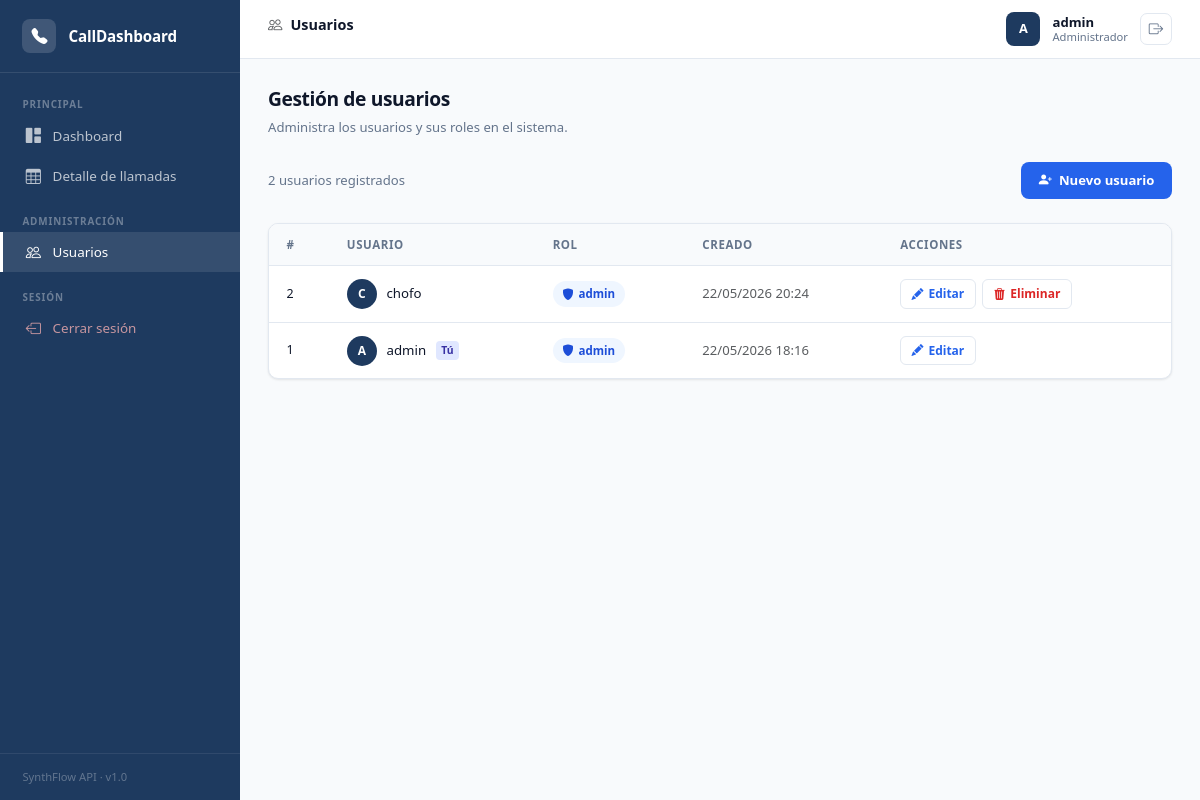
The app's page /index.php/user (signed in) with its own data.
### tables this page shows
CREATE TABLE `users` (
  `id` int(10) unsigned NOT NULL AUTO_INCREMENT,
  `username` varchar(80) NOT NULL,
  `password_hash` varchar(255) NOT NULL,
  `role_id` int(10) unsigned NOT NULL DEFAULT 1,
  `created_at` timestamp NULL DEFAULT current_timestamp(),
  PRIMARY KEY (`id`),
  UNIQUE KEY `username` (`username`),
  KEY `fk_users_role` (`role_id`),
  CONSTRAINT `fk_users_role` FOREIGN KEY (`role_id`) REFERENCES `roles` (`id`)
);

CREATE TABLE IF NOT EXISTS roles (
    id        INT UNSIGNED    AUTO_INCREMENT PRIMARY KEY,
    role_name VARCHAR(50)     NOT NULL UNIQUE
);

### app/controllers/UserController.php (called while the page is built, shortened)
<?php
class UserController extends Controller {
    public function index(): void {
        $flash = $_SESSION['flash'] ?? null;
        $this->view('users', [
            'pageTitle' => 'Usuarios — CallDashboard',
            'username'  => $_SESSION['username'] ?? 'Usuario',
            'role_id'   => $_SESSION['role_id']  ?? 2,
            'users'     => (new User())->getAll(),
            'roles'     => (new Role())->getAll(),
            'flash'     => $flash,
        ]);
    }
}

### index.php (called while the page is built, shortened)
<?php
function route(string $controller, string $method = 'index', array $params = []): string {
    $url = BASE_URL . '/index.php/' . strtolower($controller);
    if ($method !== 'index') $url .= '/' . $method;
    return $url;
}
$pathInfo = trim($_SERVER['PATH_INFO'] ?? '', '/');
if ($pathInfo !== '') {
    $parts          = explode('/', $pathInfo);
    $methodName     = preg_replace('/[^a-zA-Z0-9_]/', '', $parts[1] ?? 'index') ?: 'index';
} else {
    $controllerName = ucfirst(preg_replace('/[^a-zA-Z0-9_]/', '', $_GET['c'] ?? 'auth')) . 'Controller';
    $methodName     = preg_replace('/[^a-zA-Z0-9_]/', '', $_GET['m'] ?? 'index') ?: 'index';
}
$controller = new $controllerName();
$controller->$methodName();

### app/models/User.php (called while the page is built, shortened)
<?php
class User extends Model {
    public function getAll(): array {
        return $this->db->query(
            'SELECT u.id, u.username, u.role_id, r.role_name, u.created_at
             FROM users u
             JOIN roles r ON r.id = u.role_id
             ORDER BY u.created_at DESC'
        );
    }
}

### app/views/users.php (the view, shortened to what this page needs)
<?php
$bodyClass = 'dashboard-page';
$users  = $users  ?? [];
include __DIR__ . '/layout/header.php';
?>
<div class="dashboard-wrapper">
    <aside class="sidebar">
        <div class="sidebar-brand">
            <div class="brand-icon"><i class="bi bi-telephone-fill"></i></div>
            <span>CallDashboard</span>
        </div>
        <nav class="sidebar-nav">
            <div class="nav-section-label">Principal</div>
            <a href="<?= route('dashboard') ?>" class="nav-link">
                <i class="bi bi-grid-1x2-fill"></i>
                <span>Dashboard</span>
            </a>
            <a href="<?= route('dashboard', 'calls') ?>" class="nav-link">
                <i class="bi bi-table"></i>
                <span>Detalle de llamadas</span>
            </a>
            <div class="nav-section-label mt-2">Administración</div>
            <a href="<?= route('user') ?>" class="nav-link active">
                <i class="bi bi-people"></i>
                <span>Usuarios</span>
            </a>
            <div class="nav-section-label mt-2">Sesión</div>
            <a href="<?= route('auth', 'logout') ?>" class="nav-link nav-link-danger">
                <i class="bi bi-box-arrow-left"></i>
                <span>Cerrar sesión</span>
            </a>
        </nav>
        <div class="sidebar-footer">
            SynthFlow API · v1.0
        </div>
    </aside>
    <div class="main-content">
        <header class="top-navbar">
            <h5 class="page-title">
                <i class="bi bi-people me-2 text-muted" style="font-size:.9rem;"></i>
                Usuarios
            </h5>
            <div class="user-menu">
                <div class="user-avatar">
                    <?= strtoupper(substr(htmlspecialchars($username ?? 'U'), 0, 1)) ?>
                </div>
                <div class="user-info">
                    <div class="user-name"><?= htmlspecialchars($username ?? 'Usuario') ?></div>
                    <div class="user-role">Administrador</div>
                </div>
                <a href="<?= route('auth', 'logout') ?>" class="btn-icon-logout" title="Cerrar sesión">
                    <i class="bi bi-box-arrow-right"></i>
                </a>
            </div>
        </header>
        <main class="page-content">
            <div class="page-header">
                <h1>Gestión de usuarios</h1>
                <p>Administra los usuarios y sus roles en el sistema.</p>
            </div>
            <div class="page-header-row">
                <span style="font-size:.82rem;color:var(--text-muted);">
                    <?= count($users) ?> usuario<?= count($users) !== 1 ? 's' : '' ?> registrado<?= count($users) !== 1 ? 's' : '' ?>
                </span>
                <button class="btn-add-user" data-bs-toggle="modal" data-bs-target="#modalUser" onclick="openCreateModal()">
                    <i class="bi bi-person-plus-fill"></i>
                    Nuevo usuario
                </button>
            </div>
            <div class="users-card">
                <table class="users-table">
                    <thead>
                        <tr>
                            <th>#</th>
                            <th>Usuario</th>
                            <th>Rol</th>
                            <th>Creado</th>
                            <th>Acciones</th>
                        </tr>
                    </thead>
                    <tbody>
                        <?php if (empty($users)): ?>
                        <tr>
                            <td colspan="5" class="text-center text-muted py-4">No hay usuarios registrados.</td>
                        </tr>
                        <?php else: ?>
                        <?php foreach ($users as $u): ?>
                        <tr>
                            <td class="user-id"><?= (int)$u['id'] ?></td>
                            <td>
                                <div class="user-cell">
                                    <div class="user-avatar-sm">
                                        <?= strtoupper(substr(htmlspecialchars($u['username']), 0, 1)) ?>
                                    </div>
                                    <span><?= htmlspecialchars($u['username']) ?></span>
                                    <?php if ((int)$u['id'] === (int)($_SESSION['user_id'] ?? 0)): ?>
                                    <span class="badge-you">Tú</span>
                                    <?php endif; ?>
                                </div>
                            </td>
                            <td>
                                <span class="role-badge role-<?= $u['role_id'] == 1 ? 'admin' : 'operator' ?>">
                                    <i class="bi bi-<?= $u['role_id'] == 1 ? 'shield-fill' : 'person-fill' ?>"></i>
                                    <?= htmlspecialchars($u['role_name']) ?>
                                </span>
                            </td>
                            <td class="text-muted" style="font-size:.82rem;">
                                <?= date('d/m/Y H:i', strtotime($u['created_at'])) ?>
                            </td>
                            <td>
                                <div class="action-btns">
                                    <button class="btn-action btn-edit"
                                        data-bs-toggle="modal"
                                        data-bs-target="#modalUser"
                                        onclick="openEditModal(<?= htmlspecialchars(json_encode([
                                            'id'       => (int)$u['id'],
                                            'username' => $u['username'],
                                            'role_id'  => (int)$u['role_id'],
                                        ])) ?>)">
                                        <i class="bi bi-pencil-fill"></i>
                                        Editar
                                    </button>
                                    <?php if ((int)$u['id'] !== (int)($_SESSION['user_id'] ?? 0)): ?>
                                    <button class="btn-action btn-delete"
                                        onclick="confirmDelete(<?= (int)$u['id'] ?>, '<?= htmlspecialchars($u['username'], ENT_QUOTES) ?>')">
                                        <i class="bi bi-trash3-fill"></i>
                                        Eliminar
                                    </button>
                                    <?php endif; ?>
                                </div>
                            </td>
                        </tr>
                        <?php endforeach; ?>
                        <?php endif; ?>
                    </tbody>
                </table>
            </div>
        </main>
    </div>
</div>
<?php include __DIR__ . '/layout/footer.php'; ?>

### app/views/layout/header.php (shortened to what this page needs)
<!DOCTYPE html>
<html lang="es">
<head>
    <link rel="stylesheet" href="https://cdn.jsdelivr.net/npm/bootstrap@5.3.3/dist/css/bootstrap.min.css">
    <link rel="stylesheet" href="https://cdn.jsdelivr.net/npm/bootstrap-icons@1.11.3/font/bootstrap-icons.min.css">
    <link rel="stylesheet" href="<?= BASE_URL ?>/public/css/app.css">
</head>
<body class="<?= htmlspecialchars($bodyClass ?? '') ?>">

### app/views/layout/footer.php (shortened to what this page needs)
</body>
</html>

### records on screen
users: id "2", username "C", username "chofo", role.role_name "admin", created_at "22/05/2026 20:24"
users: id "1", username "A", username "admin", shows "Tú", role.role_name "admin", created_at "22/05/2026 18:16"

### other values on screen
substr(htmlspecialchars($username ?? 'U'), 0, 1) "A"
$username "admin"
count($users) "2"
